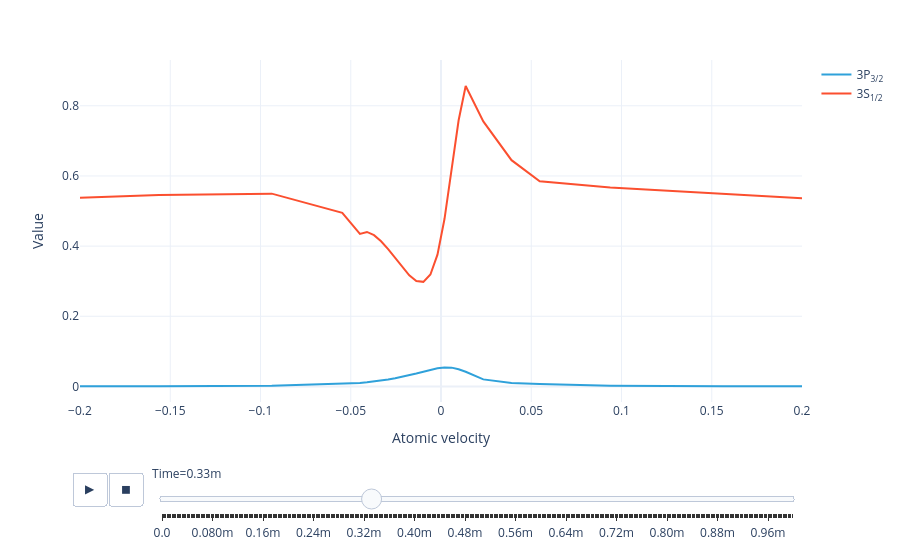

Write notebook code for a chart like this one.
### Code cell
model.level_population_distribution(model.reconstruct(sol, mu)).real.visualize(xaxis_range=(-.2, .2))
